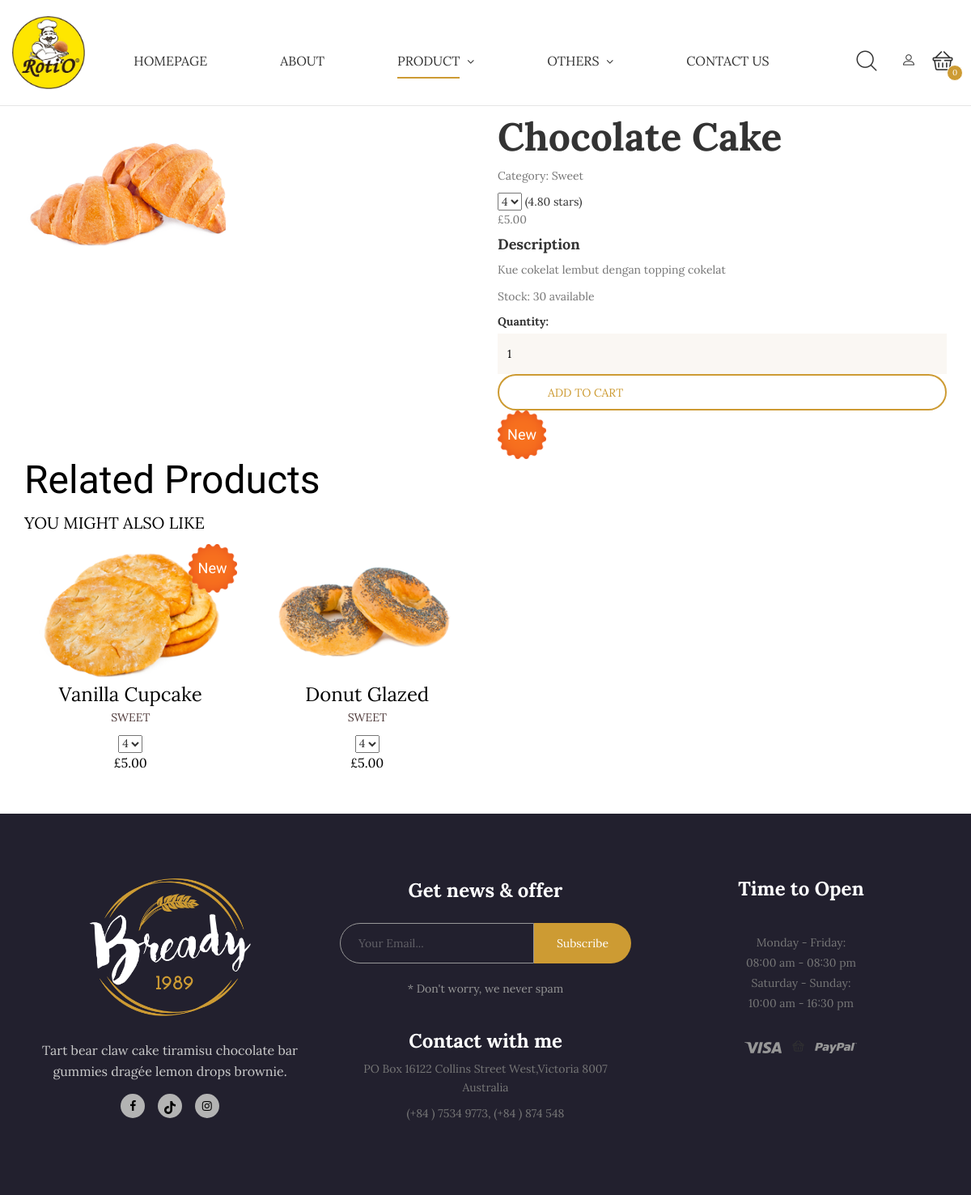
The page /product-detail.php?id=2 on the database its author committed.
### tables this page shows
CREATE TABLE products (
    id INT PRIMARY KEY AUTO_INCREMENT,
    name VARCHAR(200) NOT NULL,
    slug VARCHAR(200) UNIQUE NOT NULL,
    description TEXT,
    price DECIMAL(10,2) NOT NULL,
    sale_price DECIMAL(10,2) NULL,
    category_id INT,
    image VARCHAR(255) NOT NULL,
    stock INT DEFAULT 0,
    is_featured BOOLEAN DEFAULT FALSE,
    is_new BOOLEAN DEFAULT FALSE,
    is_sale BOOLEAN DEFAULT FALSE,
    rating DECIMAL(3,2) DEFAULT 0.00,
    created_at TIMESTAMP DEFAULT CURRENT_TIMESTAMP,
    FOREIGN KEY (category_id) REFERENCES categories(id)
);

CREATE TABLE categories (
    id INT PRIMARY KEY AUTO_INCREMENT,
    name VARCHAR(100) NOT NULL,
    slug VARCHAR(100) UNIQUE NOT NULL,
    description TEXT,
    created_at TIMESTAMP DEFAULT CURRENT_TIMESTAMP
);

### product-detail.php (the view, shortened to what this page needs)
<?php
require_once 'includes/functions.php';
$cart_count = 0;
$product_id = isset($_GET['id']) ? (int)$_GET['id'] : 0;
    ?>
    <?php
$product = getProductById($product_id);
    ?>
    <?php
function getRelatedProducts($category_id, $current_product_id, $limit = 4) {
    $database = new Database();
    $db = $database->getConnection();
    $sql = "SELECT p.*, c.name as category_name
            FROM products p
            LEFT JOIN categories c ON p.category_id = c.id
            WHERE p.category_id = :category_id AND p.id != :current_id AND p.stock > 0
            ORDER BY p.created_at DESC
            LIMIT " . $limit;
    $stmt = $db->prepare($sql);
    $stmt->bindParam(':category_id', $category_id);
    $stmt->bindParam(':current_id', $current_product_id);
    $stmt->execute();
    return $stmt->fetchAll(PDO::FETCH_ASSOC);
}
$related_products = getRelatedProducts($product['category_id'], $product_id);
?>
<!DOCTYPE html>
<html lang="en">
  <head>
    <link rel="stylesheet" href="plugins/font-awesome/css/font-awesome.min.css">
    <link rel="stylesheet" href="plugins/bakery-icon/style.css">
    <link rel="stylesheet" href="plugins/bootstrap/dist/css/bootstrap.min.css">
    <link rel="stylesheet" href="plugins/owl-carousel/assets/owl.carousel.css">
    <link rel="stylesheet" href="plugins/jquery-bar-rating/dist/themes/fontawesome-stars.css">
    <link rel="stylesheet" href="plugins/bootstrap-select/dist/css/bootstrap-select.min.css">
    <link rel="stylesheet" href="plugins/jquery-ui/jquery-ui.min.css">
    <link rel="stylesheet" href="plugins/slick/slick/slick.css">
    <link rel="stylesheet" href="plugins/lightGallery-master/dist/css/lightgallery.min.css">
    <link rel="stylesheet" href="css/style.css">
  </head>
  <body>
<header class="header header--3" data-sticky="false">
  <div class="ps-container">
    <nav class="navigation">
      <div class="header-wrapper">
        <div class="header-logo">
          <a class="ps-logo" href="index.php">
            <img src="images/logo-rotio.png" alt="">
          </a>
        </div>
        <div class="header-nav">
          <ul class="menu">
            <li class="menu-item-has-children">
              <a href="index.php">Homepage</a>
            </li>
            <li>
              <a href="about.php">About</a>
            </li>
            <li class="menu-item-has-children current-menu-item">
              <a href="#">Product</a>
              <span class="sub-toggle">
                <i class="fa fa-angle-down"></i>
              </span>
            </li>
            <li class="menu-item-has-children">
              <a href="#">Others</a>
              <span class="sub-toggle">
                <i class="fa fa-angle-down"></i>
              </span>
            </li>
            <li>
              <a href="contact.php">Contact Us</a>
            </li>
          </ul>
        </div>
        <div class="header__actions">
          <a class="ps-search-btn" href="#"><i class="ba-magnifying-glass"></i></a>
          <div class="header-profile">
            <?php if (isset($_SESSION['user_id'])): ?>
              <div class="ps-dropdown">
                <a href="#" class="dropdown-toggle" data-toggle="dropdown">
                  <i class="ba-profile"></i>
                  <span><?php echo htmlspecialchars($_SESSION['user_name']); ?></span>
                </a>
                <ul class="dropdown-menu">
                  <li>
                    <a href="logo-orders.php">My Orders</a>
                  </li>
                  <li>
                    <a href="profile.php">Profile</a>
                  </li>
                  <li>
                    <hr class="dropdown-divider">
                  </li>
                  <li>
                    <a href="logout.php">Logout</a>
                  </li>
                </ul>
              </div>
            <?php else: ?>
              <a href="login.php">
                <i class="ba-profile"></i>
              </a>
            <?php endif; ?>
          </div>
          <div class="header-cart">
            <div class="ps-cart">
              <a class="ps-cart__toggle" href="cart.php">
                <span>
                  <i><?php echo $cart_count; ?></i>
                </span>
                <i class="ba-shopping"></i>
              </a>
            </div>
          </div>
        </div>
      </div>
    </nav>
  </div>
</header>
    <div class="ps-breadcrumb">
        <div class="ps-container">
            <ul class="breadcrumb">
                <li><a href="index.php">Home</a></li>
                <li><a href="product-listing.php">Products</a></li>
                <li><a href="product-listing.php?category=<?php echo $product['category_id']; ?>"><?php echo $product['category_name']; ?></a></li>
                <li><?php echo $product['name']; ?></li>
            </ul>
        </div>
    </div>
    <div class="ps-product-detail">
        <div class="ps-container">
            <div class="row">
                <div class="col-lg-6 col-md-6 col-sm-12 col-xs-12">
                    <div class="ps-product__gallery">
                        <div class="ps-product__image">
                            <?php if (!empty($product['image_data'])): ?>
                                <?php echo displayImage($product['image_data'], $product['image_mime'], 'img-fluid', $product['name']); ?>
                            <?php else: ?>
                                <img src="<?php echo $product['image']; ?>" alt="<?php echo $product['name']; ?>" class="img-fluid">
                            <?php endif; ?>
                        </div>
                    </div>
                </div>
                <div class="col-lg-6 col-md-6 col-sm-12 col-xs-12">
                    <div class="ps-product__info">
                        <h1 class="ps-product__name"><?php echo $product['name']; ?></h1>
                        <div class="ps-product__meta">
                            <p>Category: <a href="product-listing.php?category=<?php echo $product['category_id']; ?>"><?php echo $product['category_name']; ?></a></p>
                        </div>
                        <div class="ps-product__rating">
                            <?php echo displayRating($product['rating']); ?>
                            <span class="ps-product__review">(<?php echo $product['rating']; ?> stars)</span>
                        </div>
                        <div class="ps-product__price">
                            <?php echo displayProductPrice($product); ?>
                        </div>
                        <div class="ps-product__description">
                            <h4>Description</h4>
                            <p><?php echo $product['description']; ?></p>
                        </div>
                        <div class="ps-product__stock">
                            <p>Stock: <span class="<?php echo $product['stock'] > 0 ? 'in-stock' : 'out-of-stock'; ?>"><?php echo $product['stock'] > 0 ? $product['stock'] . ' available' : 'Out of stock'; ?></span></p>
                        </div>
                        <?php if ($product['stock'] > 0): ?>
                        <div class="ps-product__actions">
                            <div class="ps-product__quantity">
                                <label>Quantity:</label>
                                <input type="number" min="1" max="<?php echo $product['stock']; ?>" value="1" class="form-control" id="product-quantity">
                            </div>
                            <a href="#" class="ps-btn ps-btn--fullwidth" id="add-to-cart-btn" data-product-id="<?php echo $product['id']; ?>">Add to Cart</a>
                        </div>
                        <?php endif; ?>
                        <div class="ps-product__badges">
                            <?php echo getProductBadge($product); ?>
                        </div>
                    </div>
                </div>
            </div>
        </div>
    </div>
    <?php if (!empty($related_products)): ?>
    <div class="ps-related-products">
        <div class="ps-container">
            <div class="ps-section__header">
                <h3 class="ps-section__title">Related Products</h3>
                <p>You might also like</p>
            </div>
            <div class="ps-section__content">
                <div class="row">
                    <?php foreach ($related_products as $related_product): ?>
                    <div class="col-lg-3 col-md-4 col-sm-6 col-xs-12">
                        <div class="ps-product">
                            <div class="ps-product__thumbnail">
                                <?php echo getProductBadge($related_product); ?>
                                <?php if (!empty($related_product['image_data'])): ?>
                                    <?php echo displayImage($related_product['image_data'], $related_product['image_mime'], '', $related_product['name']); ?>
                                <?php else: ?>
                                    <img src="<?php echo $related_product['image']; ?>" alt="<?php echo $related_product['name']; ?>">
                                <?php endif; ?>
                                <a class="ps-product__overlay" href="product-detail.php?id=<?php echo $related_product['id']; ?>"></a>
                            </div>
                            <div class="ps-product__content">
                                <a class="ps-product__title" href="product-detail.php?id=<?php echo $related_product['id']; ?>"><?php echo $related_product['name']; ?></a>
                                <p><a href="product-listing.php?category=<?php echo $related_product['category_id']; ?>"><?php echo $related_product['category_name']; ?></a></p>
                                <?php echo displayRating($related_product['rating']); ?>
                                <?php echo displayProductPrice($related_product); ?>
                            </div>
                        </div>
                    </div>
                    <?php endforeach; ?>
                </div>
            </div>
        </div>
    </div>
    <?php endif; ?>
    <footer class="ps-footer">
      <div class="ps-footer__content">
        <div class="ps-container">
          <div class="row">
            <div class="col-lg-4 col-md-12 col-sm-12 col-xs-12 ">
              <div class="ps-site-info"><a class="ps-logo" href="index.php"><img src="images/logo-dark.png" alt=""></a>
                <p>Tart bear claw cake tiramisu chocolate bar gummies dragée lemon drops brownie.</p>
                <ul class="ps-list--social">
                  <li><a href="https://www.facebook.com/share/19g2Ds4bML/"><i class="fa fa-facebook"></i></a></li>
                  <li><a href="https://www.tiktok.com/@rotio.indonesia?_t=ZS-8xdJVQ8gKAc&_r=1"><i class="fa-brands fa-tiktok"></i></a></li>
                  <li><a href="https://www.instagram.com/rotio.indonesia?igsh=N2NqdTIwcWFoc2h5"><i class="fa fa-instagram"></i></a></li>
                </ul>
              </div>
            </div>
            <div class="col-lg-4 col-md-6 col-sm-12 col-xs-12 ">
              <form class="ps-form--subscribe-offer" id="newsletterForm" method="post">
                <h4>Get news & offer</h4>
                <div class="form-group">
                  <input class="form-control" type="email" name="email" id="newsletterEmail" placeholder="Your Email..." required>
                  <button type="submit" id="newsletterBtn">Subscribe</button>
                </div>
                <p>* Don't worry, we never spam</p>
              </form>
              <div class="ps-footer__contact">
                <h4>Contact with me</h4>
                <p>PO Box 16122 Collins Street West,Victoria 8007 Australia</p>
                <P>(+84 ) 7534 9773, (+84 ) 874 548</P>
              </div>
            </div>
            <div class="col-lg-4 col-md-6 col-sm-12 col-xs-12 ">
              <div class="ps-footer__open">
                <h4>Time to Open</h4>
                <p>
                  Monday - Friday: <br>08:00 am - 08:30 pm <br>
                  Saturday - Sunday:<br>
                  10:00 am - 16:30 pm
                </p>
              </div>
              <ul class="ps-list--payment">
                <li><a href="#"><img src="images/payment-method/visa.png" alt=""></a></li>
                <li><a href="#"><i class="ba-shopping"></i></a></li>
                <li><a href="#"><img src="images/payment-method/paypal.png" alt=""></a></li>
              </ul>
            </div>
          </div>
        </div>
      </div>
      </footer>
</body>
</html>

### includes/functions.php (shortened to what this page needs)
<?php
function formatPrice($price) {
    return '£' . number_format($price, 2);
}
function getProductBadge($product) {
    if ($product['is_sale'] && $product['sale_price']) {
        $discount = round((($product['price'] - $product['sale_price']) / $product['price']) * 100);
        return '<span class="ps-badge ps-badge--sale"><img src="images/icons/badge-brown.png" alt=""><i>' . $discount . '%</i></span>';
    } elseif ($product['is_new']) {
        return '<span class="ps-badge"><img src="images/icons/badge-red.png" alt=""><i>New</i></span>';
    }
    return '';
}
function displayRating($rating) {
    $html = '<select class="ps-rating">';
    for ($i = 1; $i <= 5; $i++) {
        $selected = ($i <= $rating) ? 'selected' : '';
        $html .= '<option value="' . $i . '" ' . $selected . '>' . $i . '</option>';
    }
    $html .= '</select>';
    return $html;
}
function displayProductPrice($product) {
    if ($product['is_sale'] && $product['sale_price']) {
        return '<p class="ps-product__price"><del>' . formatPrice($product['price']) . '</del> ' . formatPrice($product['sale_price']) . '</p>';
    } else {
        return '<p class="ps-product__price">' . formatPrice($product['price']) . '</p>';
    }
}
function getProductById($id) {
    $database = new Database();
    $db = $database->getConnection();
    $sql = "SELECT p.*, c.name as category_name
            FROM products p
            LEFT JOIN categories c ON p.category_id = c.id
            WHERE p.id = :id";
    $stmt = $db->prepare($sql);
    $stmt->bindParam(':id', $id);
    $stmt->execute();
    return $stmt->fetch(PDO::FETCH_ASSOC);
}
?>

### product-detail.php (style rules this page uses)
.fa-tiktok:before { content: ""; background-size: contain; background-repeat: no-repeat; background-position: center; display: inline-block; width: 16px; height: 16px; vertical-align: middle; }
.fa-brands.fa-tiktok { font-family: inherit; }
.ps-product-detail { margin-top: 120px; }

### rows shown on the page
products: image (picture), name "Chocolate Cake", category.name "Sweet", rating "4.80", price "£5.00", description "Kue cokelat lembut dengan topping cokelat", stock "30"
products: is_sale 0 (drawn), image (picture), name "Vanilla Cupcake", category.name "SWEET", price "£5.00"
products: image (picture), name "Donut Glazed", category.name "SWEET", price "£5.00"

### other values the page prints
$cart_count "0"
form field value "4"
